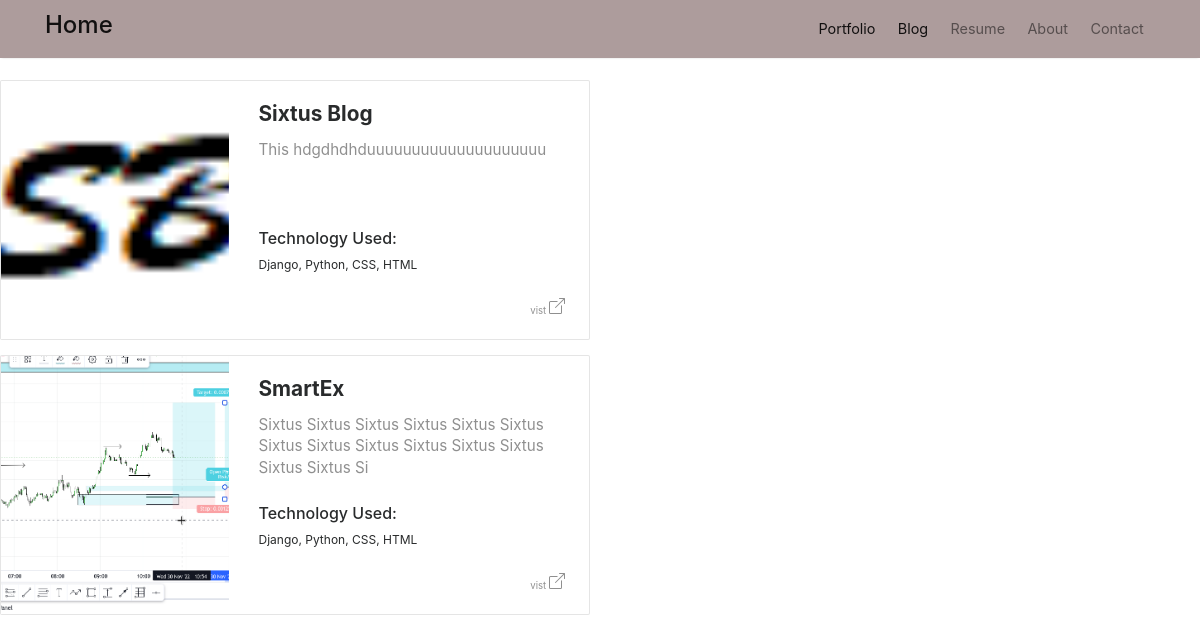
The app's page /portfolio with its own data.
### main/models.py (models this page shows, shortened)
class Project(models.Model):
    title = models.CharField(max_length=70)
    description = models.TextField()
    image = models.ImageField(upload_to='pics/')
    link = models.CharField(max_length=200)
    technology = models.CharField(max_length=200)

### main/views.py (the view)
# urls.py: path('portfolio', views.projectList, name='project-list' ),
def projectList(request):
    projects = Project.objects.all()
    context = {'projects':projects}
    return render(request, 'main/index.html', context)

### main/templates/main/index.html (shortened to what this page needs)
{% extends 'main/base.html' %}
{% block content %}
<div class="card-columns listfeaturedtag">
{% for project in projects %}
    <div class="card">
        <div class="row">
            <div class="col-md-5 wrapthumbnail">
                <a href="{% url 'project_detail' project.pk %}">
                    <div class="thumbnail" style="background-image:url({{project.image.url}});">
                    </div>
                </a>
            </div>
            <div class="col-md-7">
                <div class="card-block">
                    <h2 class="card-title">{{ project.title}}</h2>
                    <h4 class="card-text">{{ project.description|slice:":100"}}</h4>
                    <div class="metafooter">
                        <div class="wrapfooter">
                            <span class="meta-footer-thumb">
                                <h6>Technology Used:</h6>
                                <p>{{ project.technology }}</p>
                            </span>
                            <span class="post-read-more">
                                <small>
                                    <a href="{{ post.link }}" target="_blank">
                                        vist
                                    </a>
                                </small>
                            </span>
                        </div>
                    </div>
                </div>
            </div>
        </div>
    </div>
{% endfor %}
</div>
{% endblock %}

### main/templates/main/base.html (shortened to what this page needs)
{% load static %}
<!DOCTYPE html>
<html lang="en">
<head>
<link href="{% static 'assets/css/bootstrap.min.css' %}" rel="stylesheet">
<link href="https://maxcdn.bootstrapcdn.com/font-awesome/4.7.0/css/font-awesome.min.css" rel="stylesheet">
<link href="{% static 'assets/css/mediumish.css' %}" rel="stylesheet">
</head>
<body>
<nav class="navbar navbar-toggleable-md navbar-light bg-white fixed-top mediumnavigation" style="background-color:  rgb(173, 156, 156)">
<div class="container">
	<a class="navbar-brand" href="{% url 'home' %}">
	<h4> Home</h4>
	</a>
	<div class="collapse navbar-collapse" id="navbarsExampleDefault">
		<ul class="navbar-nav ml-auto">
			<li class="nav-item active">
				<a class="nav-link" href="{% url 'project-list' %}">Portfolio <span class="sr-only">(current)</span></a>
				</li>
			<li class="nav-item active">
			<a class="nav-link" href="{% url 'post-list' %}">Blog <span class="sr-only">(current)</span></a>
			</li>
			<li class="nav-item">
				<a class="nav-link" href="/#resume">Resume</a>
				</li>
				<li class="nav-item">
					<a class="nav-link" href="/#about">About</a>
					</li>
			<li class="nav-item">
			<a class="nav-link" href="/#contact">Contact</a>
			</li>
		</ul>
	</div>
</div>
</nav>
{% block content %}{% endblock %}
</body>
</html>

### static/assets/css/mediumish.css (style rules this page uses)
body { padding-top:5rem; }
a { color:#00ab6b; }
a,a:hover { transition:all 0.2s; }
.mediumnavigation { background:rgba(255,255,255,.97); box-shadow:0 2px 2px -2px rgba(0,0,0,.15); }
@media (min-width:576px) { .card-columns.listfeaturedtag { -webkit-column-count:2; -moz-column-count:2; column-count:2; } }
@media (min-width:992px) { .navbar-toggleable-md .navbar-nav .nav-link { padding-right:.7rem; padding-left:.7rem; } }
.card-columns .card { margin-bottom:20px; }
.listfeaturedtag .wrapthumbnail { height:258px; flex:0 0 auto; }
.listfeaturedtag .card { border:1px solid rgba(0,0,0,.1); border-radius:2px; height:260px; padding-left:0; margin-bottom:15px; }
.listfeaturedtag .thumbnail { background-size:cover; height:100%; display:block; background-position:38% 22% !important; background-origin:border-box!important; border-top-left-radius:2px; }
.listfeaturedtag .card-block { padding-left:0; }
.listfeaturedtag h2.card-title,.listrecent h2.card-title { font-size:1.3rem; font-weight:700; line-height: 1.25; }
.listfeaturedtag h4.card-text,.listrecent h4.card-text { color:rgba(0,0,0,.44); font-size:0.95rem; line-height:1.4; font-weight:400; }
.listfeaturedtag .wrapfooter { position:absolute; bottom:20px; font-size:12px; display:block; width:85%; }
span.post-read-more { align-items:center; display:inline-block; float:right; margin-top:8px; }
span.post-read-more a { color:rgba(0,0,0,.44); }
.mediumnavigation .navbar-brand { font-weight:500; }
.mediumnavigation .nav-item,.dropdown-menu { font-size:0.9rem; }
.card { border-radius:4px; }

### records on screen
Project: image (picture), title "Sixtus Blog", description "This hdgdhdhduuuuuuuuuuuuuuuuuuuu", technology "Django, Python, CSS, HTML"
Project: image (picture), title "SmartEx", description "Sixtus Sixtus Sixtus Sixtus Sixtus Sixtus Sixtus Sixtus Sixtus Sixtus Sixtus Sixtus Sixtus Sixtus Si", technology "Django, Python, CSS, HTML"
